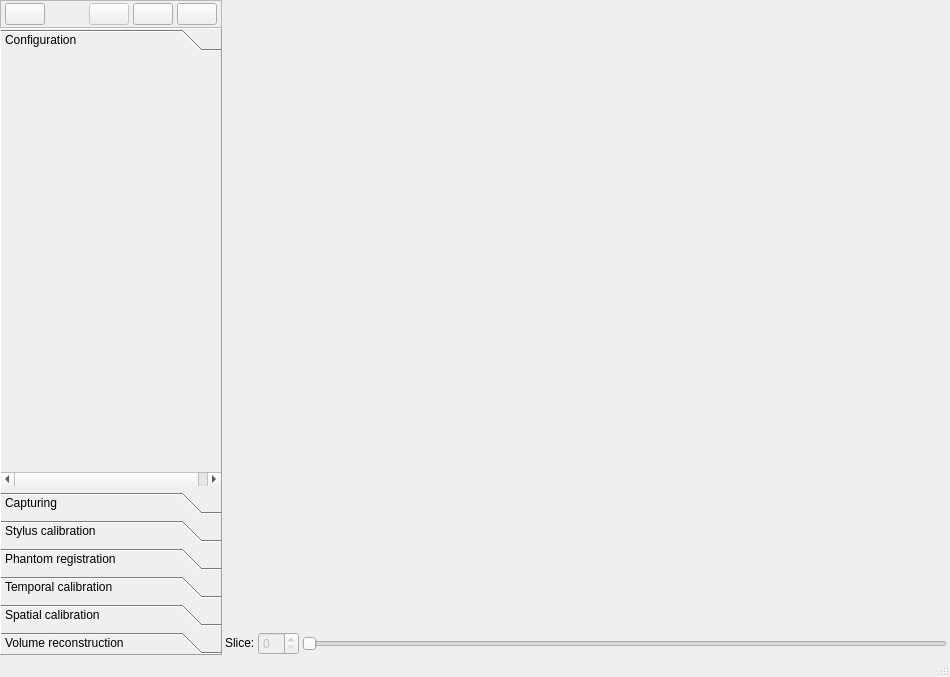
<?xml version="1.0" encoding="UTF-8"?>
<ui version="4.0">
 <class>fCalMainWindow</class>
 <widget class="QMainWindow" name="fCalMainWindow">
  <property name="geometry">
   <rect>
    <x>0</x>
    <y>0</y>
    <width>950</width>
    <height>677</height>
   </rect>
  </property>
  <property name="windowTitle">
   <string>fCal</string>
  </property>
  <property name="windowIcon">
   <iconset resource="fCal.qrc">
    <normaloff>:/icons/Resources/icon_fCal.png</normaloff>:/icons/Resources/icon_fCal.png</iconset>
  </property>
  <widget class="QWidget" name="centralWidget">
   <property name="sizePolicy">
    <sizepolicy hsizetype="MinimumExpanding" vsizetype="MinimumExpanding">
     <horstretch>0</horstretch>
     <verstretch>0</verstretch>
    </sizepolicy>
   </property>
   <layout class="QGridLayout" name="gridLayout">
    <property name="leftMargin">
     <number>0</number>
    </property>
    <property name="topMargin">
     <number>0</number>
    </property>
    <property name="rightMargin">
     <number>0</number>
    </property>
    <property name="bottomMargin">
     <number>0</number>
    </property>
    <property name="spacing">
     <number>0</number>
    </property>
    <item row="0" column="0" rowspan="2">
     <widget class="QWidget" name="widget_toolboxContainer" native="true">
      <property name="sizePolicy">
       <sizepolicy hsizetype="MinimumExpanding" vsizetype="Preferred">
        <horstretch>2</horstretch>
        <verstretch>0</verstretch>
       </sizepolicy>
      </property>
      <layout class="QVBoxLayout" name="verticalLayout_toolboxContainer">
       <property name="spacing">
        <number>0</number>
       </property>
       <property name="leftMargin">
        <number>0</number>
       </property>
       <property name="topMargin">
        <number>0</number>
       </property>
       <property name="rightMargin">
        <number>0</number>
       </property>
       <property name="bottomMargin">
        <number>0</number>
       </property>
       <item>
        <widget class="QFrame" name="frame_Toolbar">
         <property name="frameShape">
          <enum>QFrame::StyledPanel</enum>
         </property>
         <property name="frameShadow">
          <enum>QFrame::Raised</enum>
         </property>
         <layout class="QHBoxLayout" name="horizontalLayout">
          <property name="spacing">
           <number>4</number>
          </property>
          <property name="leftMargin">
           <number>4</number>
          </property>
          <property name="topMargin">
           <number>2</number>
          </property>
          <property name="rightMargin">
           <number>4</number>
          </property>
          <property name="bottomMargin">
           <number>2</number>
          </property>
          <item>
           <widget class="QPushButton" name="pushButton_SaveConfiguration">
            <property name="focusPolicy">
             <enum>Qt::ClickFocus</enum>
            </property>
            <property name="toolTip">
             <string>Save current device set configuration</string>
            </property>
            <property name="text">
             <string/>
            </property>
            <property name="icon">
             <iconset resource="fCal.qrc">
              <normaloff>:/icons/Resources/icon_Save.png</normaloff>:/icons/Resources/icon_Save.png</iconset>
            </property>
           </widget>
          </item>
          <item>
           <spacer name="horizontalSpacer">
            <property name="orientation">
             <enum>Qt::Horizontal</enum>
            </property>
            <property name="sizeHint" stdset="0">
             <size>
              <width>40</width>
              <height>20</height>
             </size>
            </property>
           </spacer>
          </item>
          <item>
           <widget class="QPushButton" name="pushButton_ImageOrientation">
            <property name="enabled">
             <bool>false</bool>
            </property>
            <property name="focusPolicy">
             <enum>Qt::ClickFocus</enum>
            </property>
            <property name="contextMenuPolicy">
             <enum>Qt::DefaultContextMenu</enum>
            </property>
            <property name="toolTip">
             <string>Image (2D) Controls</string>
            </property>
            <property name="text">
             <string/>
            </property>
            <property name="icon">
             <iconset resource="fCal.qrc">
              <normaloff>:/icons/Resources/icon_ImageControl.png</normaloff>:/icons/Resources/icon_ImageControl.png</iconset>
            </property>
           </widget>
          </item>
          <item>
           <widget class="QPushButton" name="pushButton_ShowDevices">
            <property name="focusPolicy">
             <enum>Qt::ClickFocus</enum>
            </property>
            <property name="toolTip">
             <string>Show all devices / Show content for current toolbox</string>
            </property>
            <property name="text">
             <string/>
            </property>
            <property name="icon">
             <iconset resource="fCal.qrc">
              <normaloff>:/icons/Resources/icon_ObjectMode.png</normaloff>:/icons/Resources/icon_ObjectMode.png</iconset>
            </property>
            <property name="checkable">
             <bool>true</bool>
            </property>
           </widget>
          </item>
          <item>
           <widget class="QPushButton" name="pushButton_Tools">
            <property name="focusPolicy">
             <enum>Qt::NoFocus</enum>
            </property>
            <property name="toolTip">
             <string>Tools menu</string>
            </property>
            <property name="text">
             <string/>
            </property>
            <property name="icon">
             <iconset resource="fCal.qrc">
              <normaloff>:/icons/Resources/icon_Tools.png</normaloff>:/icons/Resources/icon_Tools.png</iconset>
            </property>
           </widget>
          </item>
         </layout>
        </widget>
       </item>
       <item>
        <widget class="QToolBox" name="toolbox">
         <property name="frameShape">
          <enum>QFrame::Panel</enum>
         </property>
         <property name="frameShadow">
          <enum>QFrame::Raised</enum>
         </property>
         <property name="currentIndex">
          <number>0</number>
         </property>
         <widget class="QWidget" name="toolbox_Configuration">
          <property name="geometry">
           <rect>
            <x>0</x>
            <y>0</y>
            <width>230</width>
            <height>419</height>
           </rect>
          </property>
          <property name="minimumSize">
           <size>
            <width>230</width>
            <height>0</height>
           </size>
          </property>
          <attribute name="label">
           <string>Configuration</string>
          </attribute>
         </widget>
         <widget class="QWidget" name="toolbox_Capturing">
          <property name="geometry">
           <rect>
            <x>0</x>
            <y>0</y>
            <width>230</width>
            <height>419</height>
           </rect>
          </property>
          <property name="minimumSize">
           <size>
            <width>230</width>
            <height>0</height>
           </size>
          </property>
          <attribute name="label">
           <string>Capturing</string>
          </attribute>
         </widget>
         <widget class="QWidget" name="toolbox_StylusCalibration">
          <property name="geometry">
           <rect>
            <x>0</x>
            <y>0</y>
            <width>230</width>
            <height>419</height>
           </rect>
          </property>
          <property name="minimumSize">
           <size>
            <width>230</width>
            <height>0</height>
           </size>
          </property>
          <attribute name="label">
           <string>Stylus calibration</string>
          </attribute>
         </widget>
         <widget class="QWidget" name="toolbox_PhantomRegistration">
          <property name="geometry">
           <rect>
            <x>0</x>
            <y>0</y>
            <width>230</width>
            <height>419</height>
           </rect>
          </property>
          <property name="minimumSize">
           <size>
            <width>230</width>
            <height>0</height>
           </size>
          </property>
          <attribute name="label">
           <string>Phantom registration</string>
          </attribute>
         </widget>
         <widget class="QWidget" name="toolbox_TemporalCalibration">
          <property name="geometry">
           <rect>
            <x>0</x>
            <y>0</y>
            <width>230</width>
            <height>419</height>
           </rect>
          </property>
          <property name="minimumSize">
           <size>
            <width>230</width>
            <height>0</height>
           </size>
          </property>
          <attribute name="label">
           <string>Temporal calibration</string>
          </attribute>
         </widget>
         <widget class="QWidget" name="toolbox_SpatialCalibration">
          <property name="geometry">
           <rect>
            <x>0</x>
            <y>0</y>
            <width>230</width>
            <height>419</height>
           </rect>
          </property>
          <property name="minimumSize">
           <size>
            <width>230</width>
            <height>0</height>
           </size>
          </property>
          <attribute name="label">
           <string>Spatial calibration</string>
          </attribute>
         </widget>
         <widget class="QWidget" name="toolbox_VolumeReconstruction">
          <property name="geometry">
           <rect>
            <x>0</x>
            <y>0</y>
            <width>230</width>
            <height>419</height>
           </rect>
          </property>
          <property name="minimumSize">
           <size>
            <width>230</width>
            <height>0</height>
           </size>
          </property>
          <attribute name="label">
           <string>Volume reconstruction</string>
          </attribute>
         </widget>
        </widget>
       </item>
      </layout>
     </widget>
    </item>
    <item row="0" column="1">
     <widget class="QWidget" name="widget_viewingContainer" native="true">
      <property name="sizePolicy">
       <sizepolicy hsizetype="Preferred" vsizetype="Preferred">
        <horstretch>8</horstretch>
        <verstretch>0</verstretch>
       </sizepolicy>
      </property>
      <layout class="QVBoxLayout" name="verticalLayout_viewingContainer">
       <property name="spacing">
        <number>0</number>
       </property>
       <property name="leftMargin">
        <number>0</number>
       </property>
       <property name="topMargin">
        <number>0</number>
       </property>
       <property name="rightMargin">
        <number>0</number>
       </property>
       <property name="bottomMargin">
        <number>0</number>
       </property>
       <item>
        <widget class="QVTKWidget" name="canvas" native="true">
         <property name="sizePolicy">
          <sizepolicy hsizetype="Expanding" vsizetype="Expanding">
           <horstretch>0</horstretch>
           <verstretch>0</verstretch>
          </sizepolicy>
         </property>
         <property name="minimumSize">
          <size>
           <width>640</width>
           <height>480</height>
          </size>
         </property>
         <property name="sizeIncrement">
          <size>
           <width>4</width>
           <height>3</height>
          </size>
         </property>
         <property name="focusPolicy">
          <enum>Qt::ClickFocus</enum>
         </property>
        </widget>
       </item>
       <item>
        <widget class="QWidget" name="widget_sliceNumberContainer" native="true">
         <property name="sizePolicy">
          <sizepolicy hsizetype="Preferred" vsizetype="Minimum">
           <horstretch>0</horstretch>
           <verstretch>0</verstretch>
          </sizepolicy>
         </property>
         <layout class="QHBoxLayout" name="horizontalLayout_SliceNumber">
          <property name="spacing">
           <number>3</number>
          </property>
          <property name="leftMargin">
           <number>3</number>
          </property>
          <property name="topMargin">
           <number>0</number>
          </property>
          <property name="rightMargin">
           <number>3</number>
          </property>
          <property name="bottomMargin">
           <number>0</number>
          </property>
          <item>
           <widget class="QLabel" name="label_SliceNumber">
            <property name="sizePolicy">
             <sizepolicy hsizetype="Preferred" vsizetype="Fixed">
              <horstretch>0</horstretch>
              <verstretch>0</verstretch>
             </sizepolicy>
            </property>
            <property name="text">
             <string>Slice:</string>
            </property>
           </widget>
          </item>
          <item>
           <widget class="QSpinBox" name="spinBox_SliceNumber">
            <property name="enabled">
             <bool>false</bool>
            </property>
           </widget>
          </item>
          <item>
           <widget class="QSlider" name="horizontalSlider_SliceNumber">
            <property name="enabled">
             <bool>false</bool>
            </property>
            <property name="orientation">
             <enum>Qt::Horizontal</enum>
            </property>
           </widget>
          </item>
         </layout>
        </widget>
       </item>
      </layout>
     </widget>
    </item>
   </layout>
  </widget>
  <widget class="QStatusBar" name="statusBar">
   <property name="sizeGripEnabled">
    <bool>true</bool>
   </property>
  </widget>
 </widget>
 <layoutdefault spacing="6" margin="11"/>
 <customwidgets>
  <customwidget>
   <class>QVTKWidget</class>
   <extends>QWidget</extends>
   <header location="global">QVTKWidget.h</header>
  </customwidget>
 </customwidgets>
 <resources>
  <include location="fCal.qrc"/>
 </resources>
 <connections/>
</ui>
